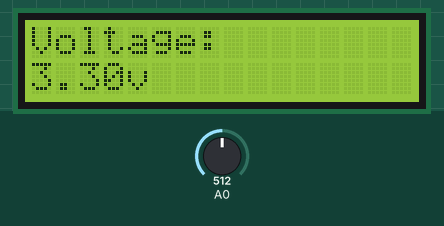
This sketch was run on a simulated Arduino Uno, built with avr-gcc and run on an emulated ATmega328P. Shown: 16×2 character LCD. Inputs (shaded band) come from the test bench; at power-on: A0 = 512.

Above: at 1.2 s.
1.3 s: A0 set to 716
At 2.5 s:
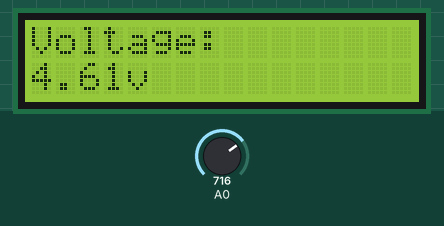
3.0 s: A0 set to 900
At 4.0 s:
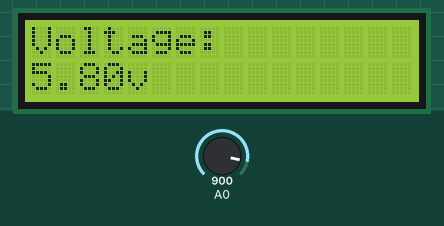
4.5 s: A0 set to 1023
At 5.5 s:
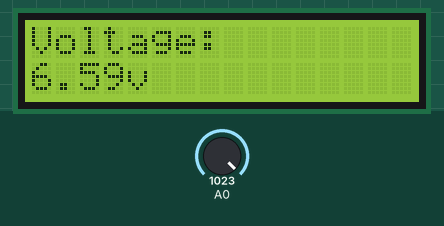
Timing chart, 0 to 7.5 s (numbered marks = the images above; inputs shaded):
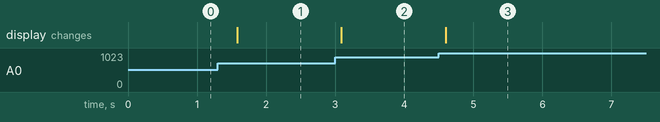

Measured:
- after the input at 1.3 s, the display: changes after 0.28 s (image 1)
- after the input at 3.0 s, the display: changes after 0.09 s (image 2)
- after the input at 4.5 s, the display: changes after 0.10 s (image 3)

The sketch:

voltage_reading_lcd.ino
```cpp
// include the library code:
#include <LiquidCrystal.h>

// initialize the library with the numbers of the interface pins
LiquidCrystal lcd(12, 11, 5, 4, 3, 2);

void setup() {
  analogReference(EXTERNAL);  // AREF is connected to 3.3V pin
  // set up the LCD's number of columns and rows:
  lcd.begin(16, 2);
  // Print a message to the LCD.
  lcd.print("hello, world!");
  //Serial.begin(9600);
  pinMode(A0, INPUT);
  lcd.setCursor(0, 0);
  lcd.print("Voltage:        ");

}

void loop() {
  float volts =  3.3 * analogRead(A0) / 1024.0 * 2;
  // set the cursor to column 0, line 1
  // (note: line 1 is the second row, since counting begins with 0):
  lcd.setCursor(0, 1);
  // print the number of seconds since reset:
  lcd.print("                ");
  lcd.setCursor(0, 1);
  lcd.print(String(volts) + "v");

  //Serial.println(volts);
  delay(500);
}
```
